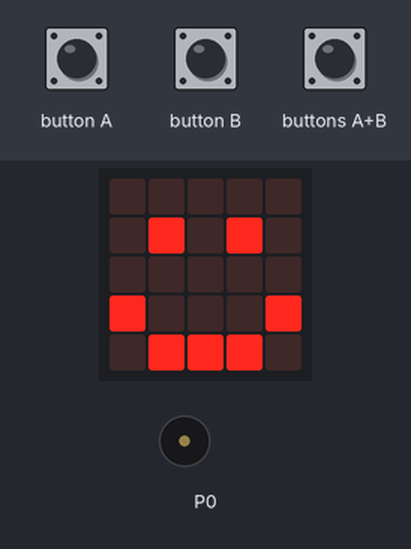
The program below on a simulated BBC micro:bit (MakeCode). Shown: the board's 5×5 LED display, buzzer (waves = sounding). The inputs (shaded band) are chosen by the test bench.

Above: at 1.7 s.
1.8 s: button A pressed for 0.15 s
At 2.7 s:
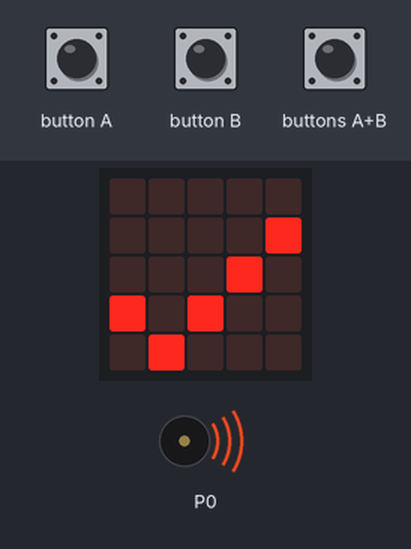
At 6.9 s:
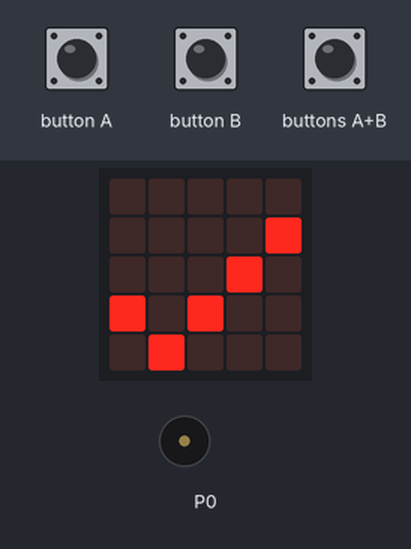
Timing chart, 0 to 8.4 s (numbered marks = the images above; inputs shaded):
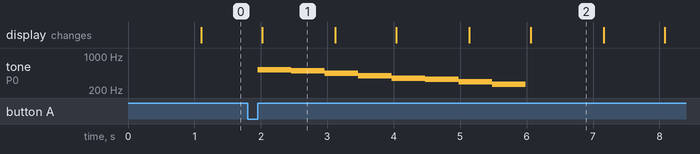

Measured:
- after the input at 1.8 s, tone on P0: plays 523 Hz for 0.51 s, 494 Hz for 0.51 s, 440 Hz for 0.51 s, 392 Hz for 0.51 s, 349 Hz for 0.51 s, 330 Hz for 0.51 s … (8 notes in this stretch), starting after 0.15 s
- what the display in image 1 shows lasts 1.1 s, from 2.0 s to 3.1 s

The program:

main.ts
```typescript
input.onButtonPressed(Button.A, function () {
    music.playMelody("C5 B A G F E D C ", 120)
})
input.onButtonPressed(Button.AB, function () {
    music.playMelody("B C5 D F C E G F ", 120)
})
input.onButtonPressed(Button.B, function () {
    music.playMelody("B F F G E A D G ", 120)
})
basic.forever(function () {
    basic.showIcon(IconNames.Yes)
    basic.pause(500)
    basic.showLeds(`
        . . . . .
        . # . # .
        . . . . .
        # . . . #
        . # # # .
        `)
    basic.pause(500)
})
```

test.ts
```typescript
// les tests vont ici ; cela ne sera pas compilé si ce paquet est utilisé en tant qu'extension.
```
